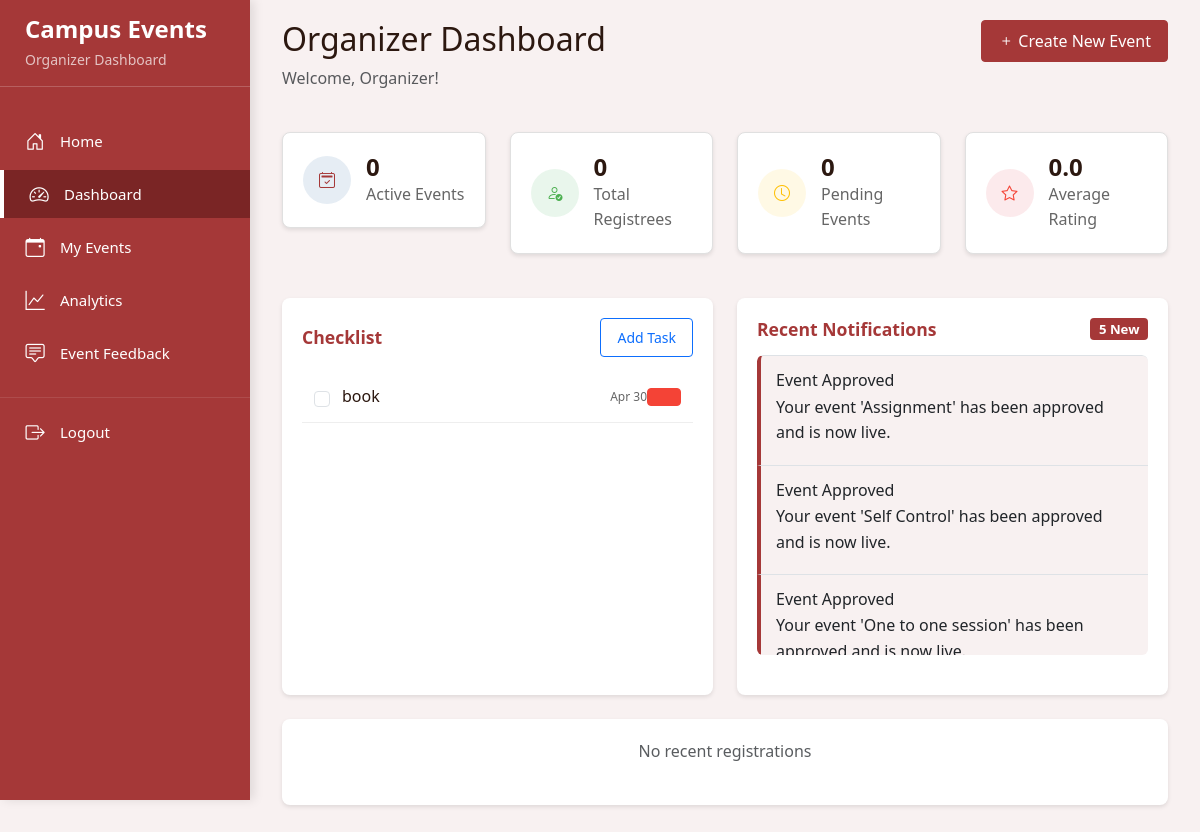
Screenshot of /views/dashboards/organizer/organizer_dashboard.php (signed in) with the database file from the repository.
### tables this page shows
CREATE TABLE `tasks` (
  `task_id` int(11) NOT NULL,
  `organizer_id` int(11) NOT NULL,
  `title` varchar(255) NOT NULL,
  `description` text DEFAULT NULL,
  `due_date` datetime DEFAULT NULL,
  `status` enum('pending','completed') DEFAULT 'pending',
  `created_at` timestamp NOT NULL DEFAULT current_timestamp(),
  `updated_at` timestamp NOT NULL DEFAULT current_timestamp() ON UPDATE current_timestamp()
);

CREATE TABLE `notifications` (
  `notification_id` int(11) NOT NULL,
  `organizer_id` int(11) NOT NULL,
  `event_id` int(11) DEFAULT NULL,
  `title` varchar(255) NOT NULL,
  `message` text NOT NULL,
  `is_read` tinyint(1) DEFAULT 0,
  `created_at` timestamp NOT NULL DEFAULT current_timestamp()
);

### views/dashboards/organizer/organizer_dashboard.php (the view, shortened to what this page needs)
<?php
require_once '../../../db/config.php';
?>
<html lang="en">
<head>
    <link href="https://cdn.jsdelivr.net/npm/bootstrap@5.3.0-alpha1/dist/css/bootstrap.min.css" rel="stylesheet">
    <link href="https://cdn.jsdelivr.net/npm/bootstrap-icons@1.11.3/font/bootstrap-icons.css" rel="stylesheet">
    <link rel="stylesheet" href="../../../assets/css/general-styles.css">
    <link rel="stylesheet" href="../../../assets/css/dashboard-styles.css">
</head>
<body>
<div class="sidebar">
    <div class="logo-container">
        <h2>Campus Events</h2>
        <p class="subtitle">Organizer Dashboard</p>
    </div>
    <ul class="nav-list">
        <li>
            <a href="../../../index.php">
                <i class="bi bi-house-door"></i>
                <span class="link-name">Home</span>
            </a>
        </li>
        <li>
            <a href="organizer_dashboard.php" class="active">
                <i class="bi bi-speedometer2"></i>
                <span class="link-name">Dashboard</span>
            </a>
        </li>
        <li>
            <a href="events-organiser.php">
                <i class="bi bi-calendar-event"></i>
                <span class="link-name">My Events</span>
            </a>
        </li>
        <li>
            <a href="analytics.php">
                <i class="bi bi-graph-up"></i>
                <span class="link-name">Analytics</span>
            </a>
        </li>
        <li>
            <a href="event_feedback.php">
                <i class="bi bi-chat-square-text"></i>
                <span class="link-name">Event Feedback</span>
            </a>
        </li>
        <li class="logout-divider">
            <a href="../../logout.php">
                <i class="bi bi-box-arrow-right"></i>
                <span class="link-name">Logout</span>
            </a>
        </li>
    </ul>
</div>
<div class="main-content">
<div class="container-fluid">
    <div class="row mb-4">
        <div class="col-md-6">
            <h2>Organizer Dashboard</h2>
            <p class="text-muted">Welcome, <?php echo isset($_SESSION['first_name']) ? $_SESSION['first_name'] : 'Organizer'; ?>!</p>
        </div>
        <div class="col-md-6 text-end">
            <button class="btn btn-primary" data-bs-toggle="modal" data-bs-target="#createEventModal"><i class="bi bi-plus"></i> Create New Event</button>
        </div>
    </div>
    <?php
    $current_date = date('Y-m-d H:i:s');
    $active_query = "SELECT COUNT(*) as active_count
                     FROM events
                     WHERE organizer_id = ?
                     AND status = 'approved'
                     AND end_datetime > ?";
    $stmt = $conn->prepare($active_query);
    $stmt->bind_param("is", $_SESSION['user_id'], $current_date);
    $stmt->execute();
    $active_result = $stmt->get_result();
    $active_events = $active_result->fetch_assoc()['active_count'];
    $attendees_query = "SELECT COUNT(r.registration_id) as total_attendees
                       FROM events e
                       LEFT JOIN registrations r ON e.event_id = r.event_id
                       WHERE e.organizer_id = ?";
    $stmt = $conn->prepare($attendees_query);
    $stmt->bind_param("i", $_SESSION['user_id']);
    $stmt->execute();
    $attendees_result = $stmt->get_result();
    $total_attendees = $attendees_result->fetch_assoc()['total_attendees'];
    $pending_query = "SELECT COUNT(*) as pending_count
                     FROM events
                     WHERE organizer_id = ?
                     AND status = 'pending'";
    $stmt = $conn->prepare($pending_query);
    $stmt->bind_param("i", $_SESSION['user_id']);
    $stmt->execute();
    $pending_result = $stmt->get_result();
    $pending_events = $pending_result->fetch_assoc()['pending_count'];
    $rating_query = "SELECT AVG(r.rating) as avg_rating
                     FROM events e
                     LEFT JOIN feedback r ON e.event_id = r.event_id
                     WHERE e.organizer_id = ?
                     AND r.rating IS NOT NULL";
    $stmt = $conn->prepare($rating_query);
    $stmt->bind_param("i", $_SESSION['user_id']);
    $stmt->execute();
    $rating_result = $stmt->get_result();
    $avg_rating = number_format($rating_result->fetch_assoc()['avg_rating'] ?? 0, 1);
    $recent_registrations = [];
    ?>
    <div class="row mb-4">
        <div class="col-md-3">
            <div class="stats-card">
                <div class="stats-icon primary">
                    <i class="bi bi-calendar2-check"></i>
                </div>
                <div class="stats-info">
                    <h3 class="stats-number"><?php echo $active_events; ?></h3>
                    <p class="stats-label">Active Events</p>
                </div>
            </div>
        </div>
        <div class="col-md-3">
            <div class="stats-card">
                <div class="stats-icon success">
                    <i class="bi bi-person-check"></i>
                </div>
                <div class="stats-info">
                    <h3 class="stats-number"><?php echo $total_attendees; ?></h3>
                    <p class="stats-label">Total Registrees</p>
                </div>
            </div>
        </div>
        <div class="col-md-3">
            <div class="stats-card">
                <div class="stats-icon warning">
                    <i class="bi bi-clock"></i>
                </div>
                <div class="stats-info">
                    <h3 class="stats-number"><?php echo $pending_events; ?></h3>
                    <p class="stats-label">Pending Events</p>
                </div>
            </div>
        </div>
        <div class="col-md-3">
            <div class="stats-card">
                <div class="stats-icon danger">
                    <i class="bi bi-star"></i>
                </div>
                <div class="stats-info">
                    <h3 class="stats-number"><?php echo $avg_rating; ?></h3>
                    <p class="stats-label">Average Rating</p>
                </div>
            </div>
        </div>
    </div>
    <div class="row mb-4">
        <div class="col-md-6">
            <div class="dashboard-card">
                <h4>
                    Checklist
                    <button class="btn btn-sm btn-outline-primary" data-bs-toggle="modal" data-bs-target="#addTaskModal">Add Task</button>
                </h4>
                <div class="task-list">
                    <?php
                    $tasks_query = "SELECT * FROM tasks WHERE organizer_id = ? ORDER BY due_date ASC";
                    $stmt = $conn->prepare($tasks_query);
                    if ($stmt) {
                        $stmt->bind_param("i", $_SESSION['user_id']);
                        $stmt->execute();
                        $tasks_result = $stmt->get_result();
                        if ($tasks_result->num_rows > 0) {
                            while ($task = $tasks_result->fetch_assoc()) {
                                $status_class = $task['status'] === 'completed' ? 'completed' : '';
                                $checked = $task['status'] === 'completed' ? 'checked' : '';
                                $due_date = $task['due_date'] ? date('M d', strtotime($task['due_date'])) : 'No due date';
                                echo "<div class='task-item {$status_class}' data-task-id='{$task['task_id']}'>
                                        <div class='task-checkbox'>
                                            <input type='checkbox' class='form-check-input task-status' {$checked}>
                                        </div>
                                        <div class='task-title'>{$task['title']}</div>
                                        <div class='task-date'>{$due_date}</div>
                                        <button class='btn btn-sm btn-danger delete-task' data-task-id='{$task['task_id']}'>
                                            <i class='fas fa-trash'></i>
                                        </button>
                                    </div>";
                            }
                        } else {
                            echo "<div class='text-center text-muted'>No tasks yet</div>";
                        }
                    } else {
                        echo "<div class='text-center text-danger'>Error loading tasks</div>";
                        error_log("Error preparing tasks query: " . $conn->error);
                    }
                    ?>
                </div>
            </div>
        </div>
        <div class="col-md-6">
            <div class="dashboard-card">
                <h4>
                    Recent Notifications
                    <?php
                    $notifications_count_query = "SELECT COUNT(*) as unread_count FROM notifications
                                                WHERE organizer_id = ? AND is_read = 0";
                    $stmt = $conn->prepare($notifications_count_query);
                    if ($stmt) {
                        $stmt->bind_param("i", $_SESSION['user_id']);
                        $stmt->execute();
                        $notifications_count = $stmt->get_result()->fetch_assoc()['unread_count'];
                        if ($notifications_count > 0) {
                            echo "<span class='badge badge-custom'>{$notifications_count} New</span>";
                        }
                    } else {
                        error_log("Error preparing notifications count query: " . $conn->error);
                    }
                    ?>
                </h4>
                <div class="list-group">
                    <?php
                    $notifications_query = "SELECT n.*, e.title as event_title
                                          FROM notifications n
                                          LEFT JOIN events e ON n.event_id = e.event_id
                                          WHERE n.organizer_id = ?
                                          ORDER BY n.created_at DESC
                                          LIMIT 5";
                    $stmt = $conn->prepare($notifications_query);
                    if ($stmt) {
                        $stmt->bind_param("i", $_SESSION['user_id']);
                        $stmt->execute();
                        $notifications_result = $stmt->get_result();
                        if ($notifications_result->num_rows > 0) {
                            while ($notification = $notifications_result->fetch_assoc()) {
                                $is_read_class = $notification['is_read'] ? '' : 'unread';
                                echo "<a href='#' class='list-group-item list-group-item-action {$is_read_class}' data-notification-id='{$notification['notification_id']}'>
                                        <div class='d-flex w-100 justify-content-between'>
                                            <h6 class='mb-1'>{$notification['title']}</h6>
                                        </div>
                                        <p class='mb-1'>{$notification['message']}</p>
                                    </a>";
                            }
                        } else {
                            echo "<div class='text-center text-muted'>No notifications yet</div>";
                        }
                    } else {
                        echo "<div class='text-center text-danger'>Error loading notifications</div>";
                        error_log("Error preparing notifications query: " . $conn->error);
                    }
                    ?>
                </div>
            </div>
        </div>
    </div>
    <div class="row mb-4">
        <div class="col-md-12">
            <div class="dashboard-card"
                <div class="attendee-list">
                    <?php
                    if (empty($recent_registrations)) {
                        echo '<div class="text-center text-muted">No recent registrations</div>';
                    }
                    ?>
                </div>
            </div>
        </div>
    </div>
</div>
</body>
</html>

### rows the page displays
tasks: title "book", due_date "Apr 30"
notifications: title "Event Approved", message "Your event 'Assignment' has been approved and is now live."
notifications: title "Event Approved", message "Your event 'Self Control' has been approved and is now live."
notifications: title "Event Approved", message "Your event 'One to one session' has been…"

### other values shown
$active_events "0"
$total_attendees "0"
$pending_events "0"
$avg_rating "0.0"
$notifications_count "5"
